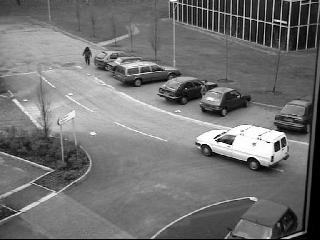
%> input picture car/00000805.jpg, 320 x 240 px; its folder holds 4 pictures in this run
$ octave trackingMethodsOnCar.m   (GNU Octave 9; MATLAB toolbox functions it lacks are replaced by stand-ins)
%> lines starting %> are read from the running program, lines starting %| are printed output that depends on the picture; in (x1, y1, x2, y2) boxes, pixels count from 0 and x2, y2 are one past the last pixel; in counts of white or black regions, pixels touching at a corner belong together; the program's own positions count from 1
%%%%%%%%%%%%%%%%%%%%%%%%%%%%%%%%%%%%%%%%%%
%% VISUAL TRACKING
% ----------------------
% Background Subtraction
% ----------------
% Date: MSCV 3 - september 2013
%%%%%%%%%%%%%%%%%%%%%%%%%%%%%%%%%%%%%%%%%%%

clc;
clear all;
close all;
java.lang.System.runFinalization();
%> (this line was passed over: java is not available in this run)
java.lang.System.gc();
%> (this line was passed over: java is not available in this run)


%%%%% LOAD THE IMAGES
%=======================

% Give image directory and extension
imPath = 'car'; imExt = 'jpg';

% check if directory and files exist
if isdir(imPath) == 0
    error('USER ERROR : The image directory does not exist');
end

filearray = dir([imPath filesep '*.' imExt]); % get all files in the directory
NumImages = size(filearray,1); % get the number of images
if NumImages < 0
    error('No image in the directory');
end

disp('Loading image files from the video sequence, please be patient...');
% Get image parameters
imgname = [imPath filesep filearray(1).name]; % get image name
I = imread(imgname);
%> I is the input picture: size 240x320 uint8; min 0, max 255, mean 114.5
VIDEO_WIDTH = size(I,2);
%> VIDEO_WIDTH = 320
VIDEO_HEIGHT = size(I,1);
%> VIDEO_HEIGHT = 240

ImSeq = zeros(VIDEO_HEIGHT, VIDEO_WIDTH, NumImages);
for i=1:NumImages
    imgname = [imPath filesep filearray(i).name]; % get image name
    ImSeq(:,:,i) = imread(imgname); % load image
end
disp(' ... OK!');
%> (printed output is left out)


%%%%% INITIALIZE THE TRACKER : BACKGROUND SUBTRACTION
%=======================

%% 2.1 Frame differencing
N = 10; % Use # of previous frames
alpha = 0.05; % Learning Rate
T = 50; % Threshold

B = ImSeq(:, :, 1);

for ii = 2 : NumImages

    I = ImSeq(:, :, ii);

    % B = median(ImSeq(:, :, ((ii - N) : (ii - 1))), 3); % current background

    D = abs(I - B); % D = imabsdiff(I, B);

    Ob = D > T;

    ImSeqTemp = ImSeq(:, :, ii);

    B(Ob) = alpha * ImSeqTemp(Ob) + (1 - alpha) * B(Ob);

    B(~Ob) = I(~Ob);

    Ob2 = bwareaopen(Ob, 50, 8);
    Ob3 = bwmorph(Ob2, 'dilate');
    Ob4 = imfill(Ob3, 'holes');
    Ob5 = bwmorph(Ob4, 'erode', 2);

    boundingBox  = regionprops(Ob5, 'BoundingBox');

    imshowpair(I, Ob5, 'montage');

    if ~isempty(boundingBox)
        rectangle('Position', boundingBox(1).BoundingBox, 'EdgeColor','r', 'LineWidth', 2);
    end

    % imshowpair(Ob, B, 'montage');

     drawnow;

     %pause;

end
%> this loop made 3 passes
%> pass 1, `Ob = D > T;`:
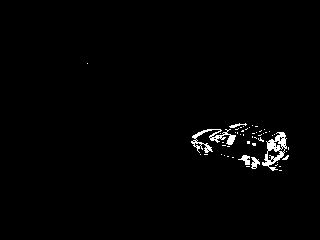
%> Ob: size 240x320 logical; 1.4% white; 52 white regions (47 under 20 px), largest, box (x1, y1, x2, y2) and area: (262, 132, 287, 171) 391, (191, 129, 236, 153) 346, (238, 155, 250, 165) 64, (251, 157, 260, 169) 63, (229, 123, 247, 128) 37
%> pass 1, `rectangle('Position', boundingBox(1).BoundingBox, 'EdgeColor','r', 'Li..`:
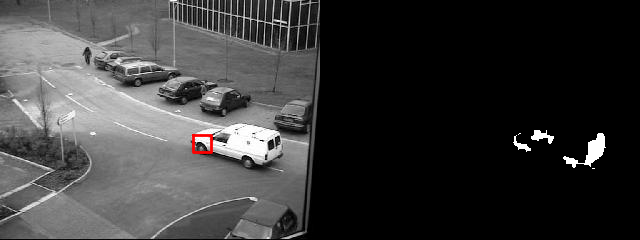
%> figure redrawn from the program's plot data
%> after the loop:
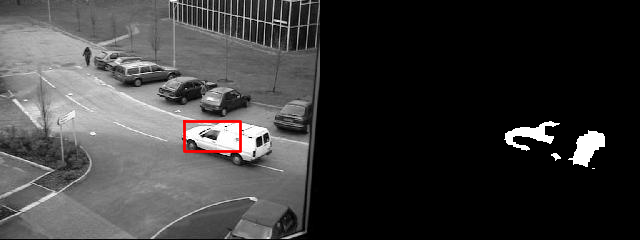
%> figure redrawn from the program's plot data


%% 2.2 Running average Gaussian

mean_image = ImSeq(:, :, 1);

sigma_image = 2 .* ones(size(ImSeq(:, :, 1))); % initialize sigma to 2 for all pixels
%> sigma_image: size 240x320 double; every value is 2

threshold = 3; % 2.5

alpha = 0.02; % 0.01

for ii = 2 : NumImages

    I = ImSeq(:, :, ii); % get current image

    % update the mean image
    mean_image = alpha * I + (1 - alpha) * mean_image;

    % update the sigma image
    d = abs(I - mean_image);

    sigma_image = alpha * d.^2 + (1 - alpha) * sigma_image;

    % detect foreground
    foreground = d > threshold * sqrt(sigma_image);


    foreground = medfilt2(foreground, [5 5]);
    foreground = bwareaopen(foreground, 20, 8);


    % [14 lines of commented-out code are left out]

    boundingBox  = regionprops(foreground, 'BoundingBox');

    imshowpair(I, foreground, 'montage');

    if ~isempty(boundingBox)
        rectangle('Position', boundingBox(1).BoundingBox, 'EdgeColor','r', 'LineWidth', 2);
    end

%     subplot(121), imshow(I, []);
%     subplot(122), imshow(foreground, []);

    %pause(0.01);

    drawnow;

    pause;

end
%> this loop made 3 passes
%> pass 1, `foreground = d > threshold * sqrt(sigma_image);`:
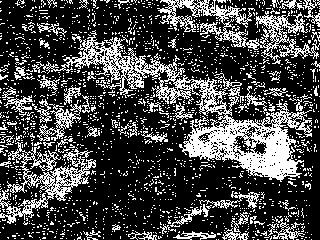
%> foreground: size 240x320 logical; 28.1% white in thin lines or dots
%> pass 1, `rectangle('Position', boundingBox(1).BoundingBox, 'EdgeColor','r', 'Li..`:
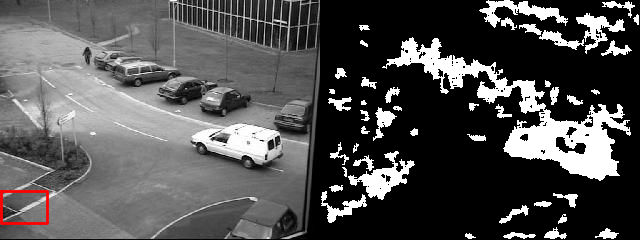
%> figure redrawn from the program's plot data
%> after the loop:
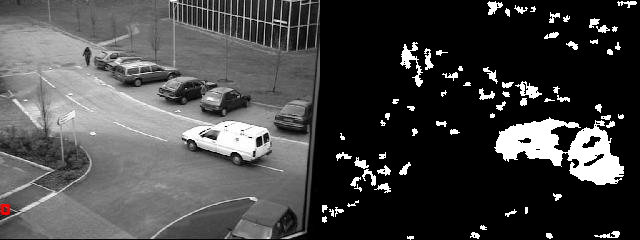
%> figure redrawn from the program's plot data


%% % 2.3 Mixture of Gaussians
% % % http://www.ai.mit.edu/projects/vsam/Publications/stauffer_cvpr98_track.pdf
% % % http://areshmatlab.blogspot.fr/2010/05/high-complexity-background-subtraction.html
% % % http://www.sagoforest.com/sagoaleph/papers/GaussianMixtureModels.pdf
% % % http://en.wikipedia.org/wiki/Mixture_model#Gaussian_mixture_model
% % % http://www.moivre.usherbrooke.ca/sites/default/files/108.pdf
% % % http://profs.sci.univr.it/~cristanm/teaching/sar_files/lezione4/Piccardi.pdf
% % % http://www.cs.utexas.edu/~grauman/courses/fall2009/slides/lecture9_background.pdf
% % % http://www.cse.iitk.ac.in/users/vision/tarunb/node6.html
% % % https://www.ll.mit.edu/mission/communications/ist/publications/0802_Reynolds_Biometrics-GMM.pdf
fr = ImSeq(:, :, 1);
fr_size = size(fr);
%> fr_size = [240 320]
width = fr_size(2);
%> width = 320
height = fr_size(1);
%> height = 240

K = 3; % Numer of Gaussian distributions - generally 3 to 5

M = 1; % 1 because gray - number of background components

D = 2.5; % positive deviation threshold

alpha = 0.01; % Learning rate between 0 and 1

thresh = 0.1;

sd_init = 6; % initial standart deviation

w = zeros(height, width, K); % initialize Weights array
mean = zeros(height, width, K); % pixel means
sd = zeros(height, width, K); % pixel standart deviations
u_diff = zeros(height, width, K); % diference of each pixel from mean
p = alpha / (1 / K); % initial p variable (used to update mean and sd)
rank = zeros(1, K); % rank of components (w / sd)

foreground = zeros(height, width);
background = zeros(height, width);


% Inits
mean = 255 * rand(height, width, K);
w = (1 / K) * ones(height, width, K);
sd = sd_init * ones(height, width, K);

figure('name', 'Mixture of Gaussians', 'units', 'normalized', 'outerposition', [0 0 1 1]);

% Process
for kk = 1 :  NumImages

    im = ImSeq(:, :, kk);

    u_diff(:, :, :) = abs(repmat(im, [1 1 3]) - double(mean(:, :, :)));

    % update gaussian components for each pixel
    for ii = 1 : height

        for jj = 1 : width

            match = 0;

            for nn = 1 : K

                if abs(u_diff(ii, jj, nn)) <= D * sd(ii, jj, nn) % pixel matches gaussian component

                    match = 1; % n.th distribution matched

                    % update weights, mean, sd, p
                    w(ii, jj, nn) = (1 - alpha) * w(ii, jj, nn) + alpha;

                    p = alpha / w(ii, jj, nn);

                    mean(ii, jj, nn) = (1 - p) * mean(ii, jj, nn) + p * double(im(ii, jj));

                    sd(ii, jj, nn) = sqrt((1 - p) * (sd(ii, jj, nn) ^ 2) + p * ((double(im(ii, jj)) - mean(ii, jj, nn))) ^ 2);

                else

                    w(ii, jj, nn) = (1 - alpha) * w(ii, jj, nn); % weight slighly decreases

                end

            end

            w(ii, jj, :) = w(ii, jj, :) ./ sum(w(ii, jj, :));

            background(ii, jj) = 0;

%             for nn = 1 : K
%
%                 background(ii, jj) = background(ii, jj) + mean(ii, jj, nn) * w(ii, jj, nn);
%
%             end
            background(ii, jj) = background(ii, jj) + sum(mean(ii, jj, :) .* w(ii, jj, :));

            % if no components match, create new component
            if (match == 0)
                [min_w, min_w_index] = min(w(ii, jj, :));
                mean(ii, jj, min_w_index) = double(im(ii, jj));
                sd(ii, jj, min_w_index) = sd_init;
            end

            rank = w(ii, jj, :) ./ sd(ii, jj, :); % calculate component rank
            rank_ind = 1:1:K;

            % sort rank values
            for k = 2 : K

                for m = 1 : (k - 1)

                    if (rank(:, :, k) > rank(:, :, m))
                        % swap max values
                        rank_temp = rank(:, :, m);
                        rank(:, :, m) = rank(:, :, k);
                        rank(:, :, k) = rank_temp;

                        % swap max index values
                        rank_ind_temp = rank_ind(m);
                        rank_ind(m) = rank_ind(k);
                        rank_ind(k) = rank_ind_temp;

                    end

                end

            end

% % sortrows looks more slower then the for loop above :/
%             [rank, rank_ind] = sortrows(squeeze(rank), -1);
%             rank_ind = rank_ind';


            % calculate foreground
            match = 0;

            k = 1;

            foreground(ii, jj) = 0;

            while (match == 0) && (k <= K)

                if w(ii, jj, rank_ind(k)) >= thresh

                    if abs(u_diff(ii, jj, rank_ind(k))) <= D * sd(ii, jj, rank_ind(k))

                        foreground(ii, jj) = 0;

                        match = 1;

                    else

                        foreground(ii, jj) = im(ii, jj);

                    end

                end

                k = k + 1;

            end

        end

    end


    %subplot(1, 3, 1); imshow(im, []);
    %subplot(1, 3, 2); imshow(uint8(background), []);
    %subplot(1, 3, 3); imshow(uint8(foreground), []);

    %drawnow;

    foregroundFiltered = bwareaopen(foreground, 100, 8);
    se = strel('disk', 13);
    foregroundFiltered = imdilate(foregroundFiltered, se);
%> (the run ends here)
